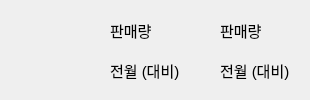
   <widget class="QWidget" name="page_19">
    <widget class="QLabel" name="renaultOnMonth">
     <property name="geometry">
      <rect>
       <x>220</x>
       <y>60</y>
       <width>81</width>
       <height>20</height>
      </rect>
     </property>
     <property name="font">
      <font>
       <pointsize>11</pointsize>
      </font>
     </property>
     <property name="text">
      <string>전월 (대비)</string>
     </property>
    </widget>
    <widget class="QLabel" name="renaultSales">
     <property name="geometry">
      <rect>
       <x>220</x>
       <y>20</y>
       <width>51</width>
       <height>20</height>
      </rect>
     </property>
     <property name="font">
      <font>
       <pointsize>11</pointsize>
      </font>
     </property>
     <property name="text">
      <string>판매량</string>
     </property>
    </widget>
    <widget class="QLabel" name="ds_7">
     <property name="geometry">
      <rect>
       <x>110</x>
       <y>20</y>
       <width>51</width>
       <height>20</height>
      </rect>
     </property>
     <property name="font">
      <font>
       <pointsize>11</pointsize>
      </font>
     </property>
     <property name="text">
      <string>판매량</string>
     </property>
    </widget>
    <widget class="QLabel" name="label_17">
     <property name="geometry">
      <rect>
       <x>110</x>
       <y>60</y>
       <width>81</width>
       <height>20</height>
      </rect>
     </property>
     <property name="font">
      <font>
       <pointsize>11</pointsize>
      </font>
     </property>
     <property name="text">
      <string>전월 (대비)</string>
     </property>
    </widget>
    <widget class="QLabel" name="label_18">
     <property name="geometry">
      <rect>
       <x>10</x>
       <y>10</y>
       <width>101</width>
       <height>81</height>
      </rect>
     </property>
     <property name="styleSheet">
      <string notr="true">border-image: url(:/resources/renault.png);</string>
     </property>
     <property name="text">
      <string/>
     </property>
    </widget>
   </widget>
